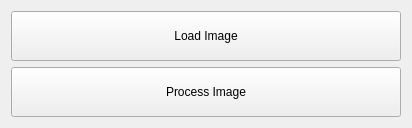
<?xml version="1.0" encoding="UTF-8"?>
<ui version="4.0">
 <class>ImageProcessingWidget</class>
 <widget class="QWidget" name="ImageProcessingWidget">
  <property name="geometry">
   <rect>
    <x>0</x>
    <y>0</y>
    <width>412</width>
    <height>112</height>
   </rect>
  </property>
  <property name="windowTitle">
   <string>Form</string>
  </property>
  <layout class="QVBoxLayout" name="verticalLayout">
   <item>
    <widget class="QPushButton" name="btn_image_loaded">
     <property name="minimumSize">
      <size>
       <width>0</width>
       <height>50</height>
      </size>
     </property>
     <property name="text">
      <string>Load Image</string>
     </property>
    </widget>
   </item>
   <item>
    <widget class="QPushButton" name="btn_image_processing">
     <property name="minimumSize">
      <size>
       <width>0</width>
       <height>50</height>
      </size>
     </property>
     <property name="text">
      <string>Process Image</string>
     </property>
    </widget>
   </item>
  </layout>
 </widget>
 <resources/>
 <connections/>
</ui>
